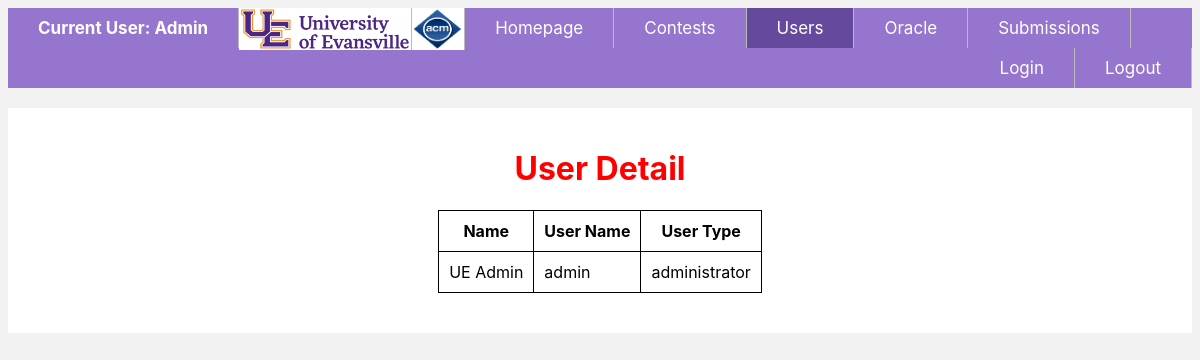
The page /users/21/ (signed in) on the database its author committed.
### users/models.py (models this page shows, shortened)
class CustomUser(AbstractBaseUser):
    userName        = models.CharField(max_length = 30, unique = True)
    userNameDetail  = models.CharField(max_length = 50, null = True, blank = True)
    userType        = models.CharField(max_length=20,
                                    choices = user_choices,
                                    default = user_choices[1])
    participatingIn  = models.ManyToManyField(Contest, blank = True)
    date_joined     = models.DateTimeField(blank = True, null = True)
    last_login      = models.DateTimeField(blank = True, null = True)
    admin        = models.BooleanField(default = False)
    active       = models.BooleanField(default = True)
    staff        = models.BooleanField(default = False)
    is_superuser    = models.BooleanField(default = False)
    USERNAME_FIELD = 'userName'
    REQUIRED_FIELDS = ['userType', 'password']
    objects = MyAccountManager()

### users/views.py (the view)
# urls.py: path('<int:id>/', UserDetailView.as_view(), name = 'user-detail'),
@class_view_decorator(custom_login_required)
@class_view_decorator(admin_only_view)
class UserDetailView(DetailView):
    template_name = 'users/user_detail.html'
    queryset = CustomUser.objects.all()
    def get_object(self):
        id_ = self.kwargs.get("id")
        return get_object_or_404(CustomUser, id = id_)

### users/templates/users/user_detail.html (shortened to what this page needs)
{% extends 'base.html' %}
{% block content %}
{% load static %}
<link rel = "stylesheet" type = "text/css" href = "{% static 'css/style_detail.css' %}" />
<div class = "detailcontainer">
<h1>User Detail</h1>
<table>
    <tr>
    <th>Name</th>
    <th>User Name</th>
    <th>User Type</th></tr>
    <tr>
        <td>{{ object.userNameDetail }}</td>
        <td>{{ object.userName }}</td>
        <td>{{ object.userType }}</td>
    </tr>
</table>
</div>
{% endblock %}

### contest/templates/navbar.html
{% load static %}
<nav>
    <link rel = "stylesheet" type = "text/css" href = "{% static 'css/navbar_style.css' %}" />
    <div id = "menu">
        <ul>
            <li id = "user">
            {% if request.user.userName != None and request.user.userName != "" %}
                        Current User: {{ request.user.userName }}
                    {% else %}
                        Current User: No User Logged In
            {% endif %}
            </li>
            <li><img src = "{% static 'logo/UElogo.jpg' %}" class = "logo1"/></li>
            <li><img src = "{% static 'logo/ACMlogo.png' %}" class = "logo"/></li>
            <li class="{% ifequal request.path '/home/'%} active {% endifequal%}">
                <a href="{% url 'home:homepage-view' %}"> Homepage</a>
            </li>
            <li class="{% if 'contests' in request.build_absolute_uri %} active {% endif%}">
                <a href="{% url 'contests:contest-list' %}"> Contests </a>
            </li>
            <li class="{% if 'users' in request.build_absolute_uri %} active {% endif%}">
                <a href="{% url 'users:user-list' %}"> Users </a>
            </li>
            <li class="{% ifequal request.path '/oracle/'%} active {% endifequal%}">
                <a href="{% url 'oracle:posts-list' %}"> Oracle </a>
            </li>
            <li class="{% ifequal request.path '/submission/'%} active {% endifequal%}">
                <a href="{% url 'submission:submission-list' %}"> Submissions </a>
            </li>
            <li style = "float:right"><a href="{% url 'login:logout-page' %}"> Logout </a></li>
            <li class="{% ifequal request.path '/login/'%} active {% endifequal%}"  style = "float:right">
                <a href="{% url 'login:login-page' %}"> Login </a>
            </li>
        </ul>
    </div>
</nav>

### static/css/navbar_style.css (style rules this page uses)
html { background-color: #f2f2f2; font-family: -apple-system, BlinkMacSystemFont, 'Segoe UI', Roboto, Oxygen, Ubuntu, Cantarell, 'Open Sans', 'Helvetica Neue', sans-serif; }
#menu { background-color: white; }
h1 { color:red; }
#menu a { text-decoration: none; display: block; }
#menu ul { list-style-type: none; margin: 0; padding: 0; overflow: hidden; background-color: #9575cd; }
#user { padding: 10px 30px; font-weight: bold; text-transform: capitalize; color: white; }
#menu li { display: block; float: left; text-align: center; border-right: 1px solid #bbb; font-size: 17px; }
#menu li a { color: white; float: left; text-align: center; padding: 10px 30px; text-decoration: none; }
.logo { display: inline-block; vertical-align: top; width: 50px; height: 40px; border: 1px solid white; }
.logo1 { display: inline-block; vertical-align: top; width: 170px; height: 40px; border: 1px solid white; }
#menu ul li.active a { background-color: #65499c; }

### static/css/style_detail.css (style rules this page uses)
.detailcontainer { position: relative; background-color: white; text-align: center; margin-top: 20px; padding: 20px; }
.detailcontainer th { text-align: center; }
table { border: 1px solid black; font-size: 16px; border-spacing: 10px; border-collapse: collapse; margin-top: 20px; margin-bottom: 20px; margin-left: auto; margin-right: auto; }
td, th { border: 1px solid black; vertical-align: top; text-align: left; padding: 10px; }

### rows shown on the page
CustomUser: user.userName "Admin", userNameDetail "UE Admin", userName "admin", userType "administrator"
